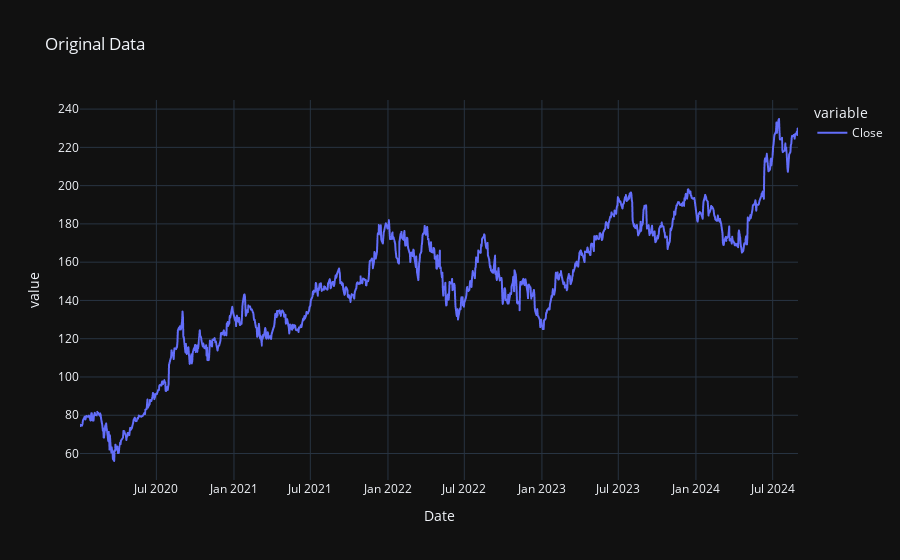
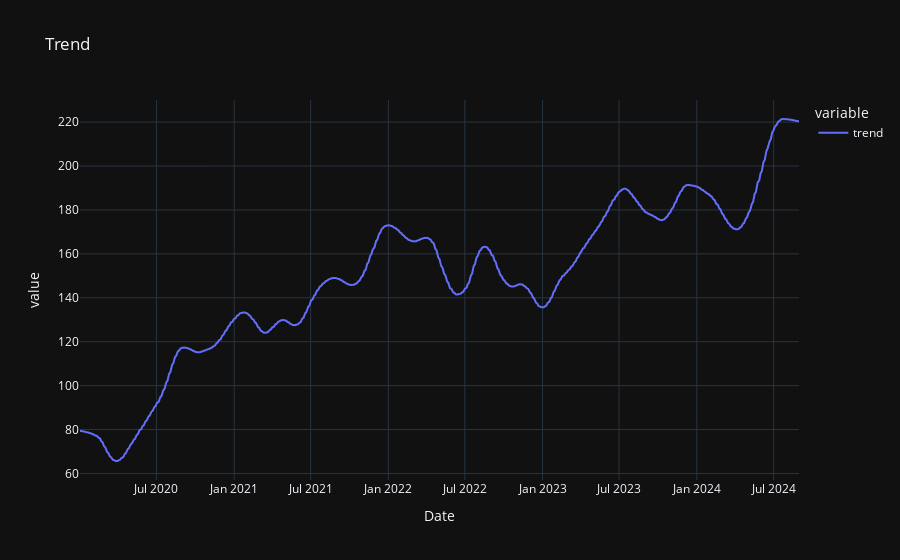
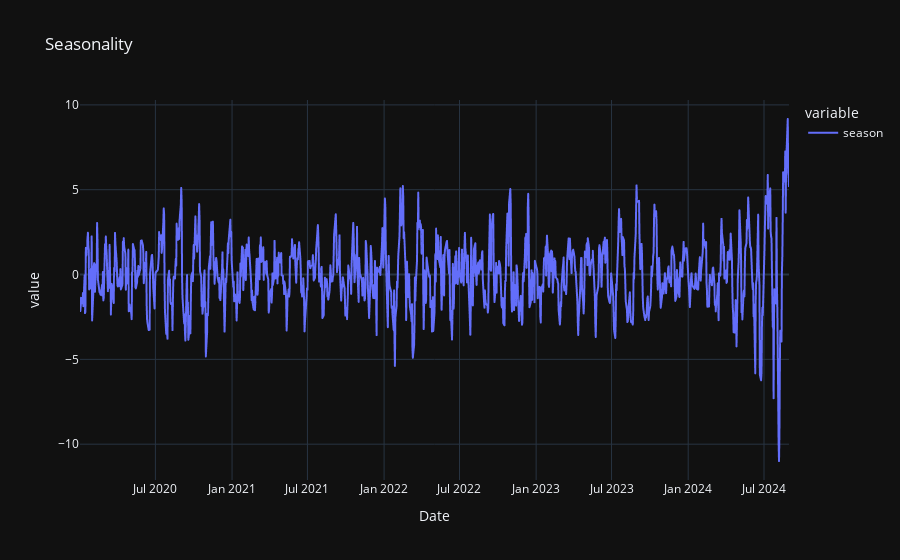
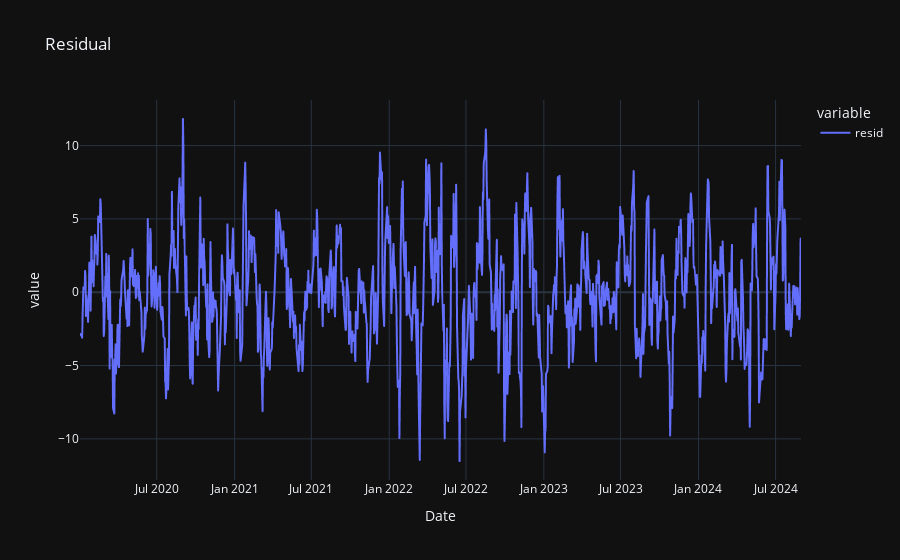

Notebook code cell kept with these figures, in order:
### Code cell
fig=px.line(stock,y=['Close'],
          #markers=True,
          template='plotly_dark',
           title = ' Original Data ')
fig.show()

fig=px.line(trend1_stl,
          #markers=True,
          template='plotly_dark',
           title = 'Trend ')
fig.show()

fig=px.line(seasonal1_stl,
          #markers=True,
          template='plotly_dark',
           title='Seasonality')
fig.show()

fig=px.line(residual1_stl,
          #markers=True,
          template='plotly_dark',
           title=' Residual')


fig.show()

### Figure 1 — Plotly figure (JSON) as saved in the notebook; plotly's stock layout.template omitted (floating-point values rounded to 4 significant figures; data arrays with more than 128 entries replaced by an {"elided": "..."} marker saying what was removed)
{"data": [{"hovertemplate": "variable=Close<br>Date=%{x}<br>value=%{y}<extra></extra>", "legendgroup": "Close", "line": {"color": "#636efa", "dash": "solid"}, "marker": {"symbol": "circle"}, "mode": "lines", "name": "Close", "showlegend": true, "type": "scattergl", "x": {"elided": "1174 str values"}, "xaxis": "x", "y": {"elided": "1174 float values"}, "yaxis": "y"}], "layout": {"legend": {"title": {"text": "variable"}, "tracegroupgap": 0}, "title": {"text": " Original Data "}, "xaxis": {"anchor": "y", "domain": [0, 1], "title": {"text": "Date"}}, "yaxis": {"anchor": "x", "domain": [0, 1], "title": {"text": "value"}}}}

### Figure 2 — Plotly figure (JSON) as saved in the notebook; plotly's stock layout.template omitted (floating-point values rounded to 4 significant figures; data arrays with more than 128 entries replaced by an {"elided": "..."} marker saying what was removed)
{"data": [{"hovertemplate": "variable=trend<br>Date=%{x}<br>value=%{y}<extra></extra>", "legendgroup": "trend", "line": {"color": "#636efa", "dash": "solid"}, "marker": {"symbol": "circle"}, "mode": "lines", "name": "trend", "showlegend": true, "type": "scattergl", "x": {"elided": "1174 str values"}, "xaxis": "x", "y": {"elided": "1174 float values"}, "yaxis": "y"}], "layout": {"legend": {"title": {"text": "variable"}, "tracegroupgap": 0}, "title": {"text": "Trend "}, "xaxis": {"anchor": "y", "domain": [0, 1], "title": {"text": "Date"}}, "yaxis": {"anchor": "x", "domain": [0, 1], "title": {"text": "value"}}}}

### Figure 3 — Plotly figure (JSON) as saved in the notebook; plotly's stock layout.template omitted (floating-point values rounded to 4 significant figures; data arrays with more than 128 entries replaced by an {"elided": "..."} marker saying what was removed)
{"data": [{"hovertemplate": "variable=season<br>Date=%{x}<br>value=%{y}<extra></extra>", "legendgroup": "season", "line": {"color": "#636efa", "dash": "solid"}, "marker": {"symbol": "circle"}, "mode": "lines", "name": "season", "showlegend": true, "type": "scattergl", "x": {"elided": "1174 str values"}, "xaxis": "x", "y": {"elided": "1174 float values"}, "yaxis": "y"}], "layout": {"legend": {"title": {"text": "variable"}, "tracegroupgap": 0}, "title": {"text": "Seasonality"}, "xaxis": {"anchor": "y", "domain": [0, 1], "title": {"text": "Date"}}, "yaxis": {"anchor": "x", "domain": [0, 1], "title": {"text": "value"}}}}

### Figure 4 — Plotly figure (JSON) as saved in the notebook; plotly's stock layout.template omitted (floating-point values rounded to 4 significant figures; data arrays with more than 128 entries replaced by an {"elided": "..."} marker saying what was removed)
{"data": [{"hovertemplate": "variable=resid<br>Date=%{x}<br>value=%{y}<extra></extra>", "legendgroup": "resid", "line": {"color": "#636efa", "dash": "solid"}, "marker": {"symbol": "circle"}, "mode": "lines", "name": "resid", "showlegend": true, "type": "scattergl", "x": {"elided": "1174 str values"}, "xaxis": "x", "y": {"elided": "1174 float values"}, "yaxis": "y"}], "layout": {"legend": {"title": {"text": "variable"}, "tracegroupgap": 0}, "title": {"text": " Residual"}, "xaxis": {"anchor": "y", "domain": [0, 1], "title": {"text": "Date"}}, "yaxis": {"anchor": "x", "domain": [0, 1], "title": {"text": "value"}}}}
